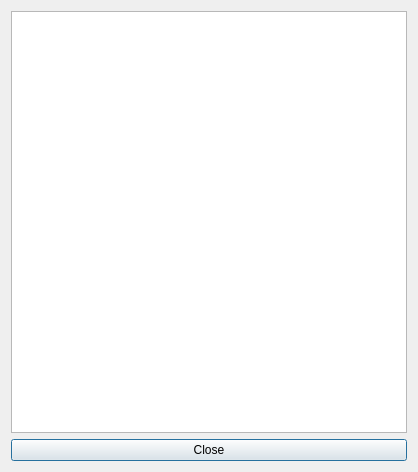
<?xml version="1.0" encoding="UTF-8"?>
<ui version="4.0">
 <class>ChargeStateListWindow</class>
 <widget class="QDialog" name="ChargeStateListWindow">
  <property name="geometry">
   <rect>
    <x>0</x>
    <y>0</y>
    <width>418</width>
    <height>472</height>
   </rect>
  </property>
  <property name="windowTitle">
   <string>Dipole currents</string>
  </property>
  <layout class="QVBoxLayout" name="verticalLayout">
   <item>
    <widget class="QTextBrowser" name="chargeStateBrowser">
     <property name="font">
      <font>
       <family>FreeMono</family>
       <pointsize>10</pointsize>
       <italic>false</italic>
      </font>
     </property>
    </widget>
   </item>
   <item>
    <widget class="QPushButton" name="pushButton_close">
     <property name="text">
      <string>Close</string>
     </property>
    </widget>
   </item>
  </layout>
 </widget>
 <resources/>
 <connections/>
</ui>
